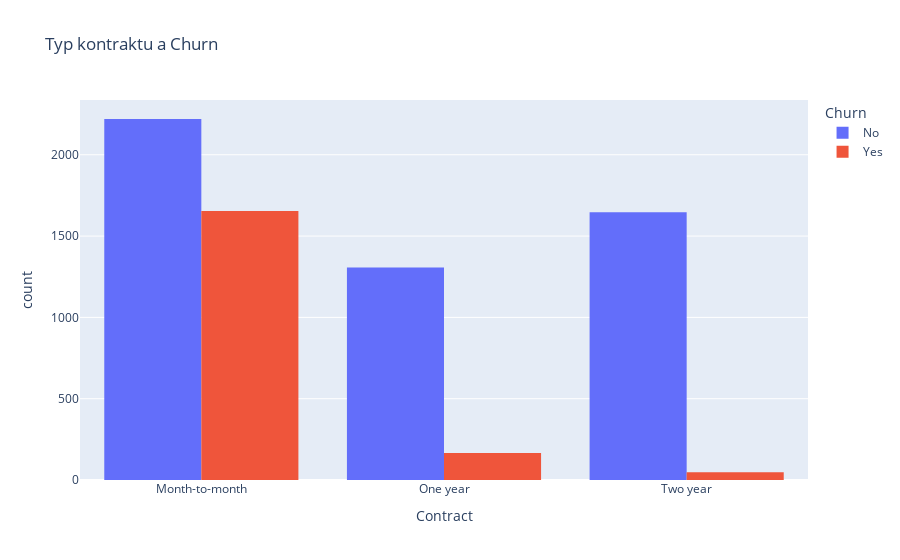

Source (notebook cell):
### Code cell
fig = px.histogram(
    df,
    x="Contract",
    color="Churn",
    barmode="group",
    title="Typ kontraktu a Churn"
)
fig.show()

### Figure 1 — Plotly figure (JSON) as saved in the notebook; plotly's stock layout.template omitted (floating-point values rounded to 4 significant figures; data arrays with more than 128 entries replaced by an {"elided": "..."} marker saying what was removed)
{"data": [{"alignmentgroup": "True", "bingroup": "x", "hovertemplate": "Churn=No<br>Contract=%{x}<br>count=%{y}<extra></extra>", "legendgroup": "No", "marker": {"color": "#636efa", "pattern": {"shape": ""}}, "name": "No", "offsetgroup": "No", "orientation": "v", "showlegend": true, "type": "histogram", "x": {"elided": "5174 str values"}, "xaxis": "x", "yaxis": "y"}, {"alignmentgroup": "True", "bingroup": "x", "hovertemplate": "Churn=Yes<br>Contract=%{x}<br>count=%{y}<extra></extra>", "legendgroup": "Yes", "marker": {"color": "#EF553B", "pattern": {"shape": ""}}, "name": "Yes", "offsetgroup": "Yes", "orientation": "v", "showlegend": true, "type": "histogram", "x": {"elided": "1869 str values"}, "xaxis": "x", "yaxis": "y"}], "layout": {"barmode": "group", "legend": {"title": {"text": "Churn"}, "tracegroupgap": 0}, "title": {"text": "Typ kontraktu a Churn"}, "xaxis": {"anchor": "y", "domain": [0, 1], "title": {"text": "Contract"}}, "yaxis": {"anchor": "x", "domain": [0, 1], "title": {"text": "count"}}}}
